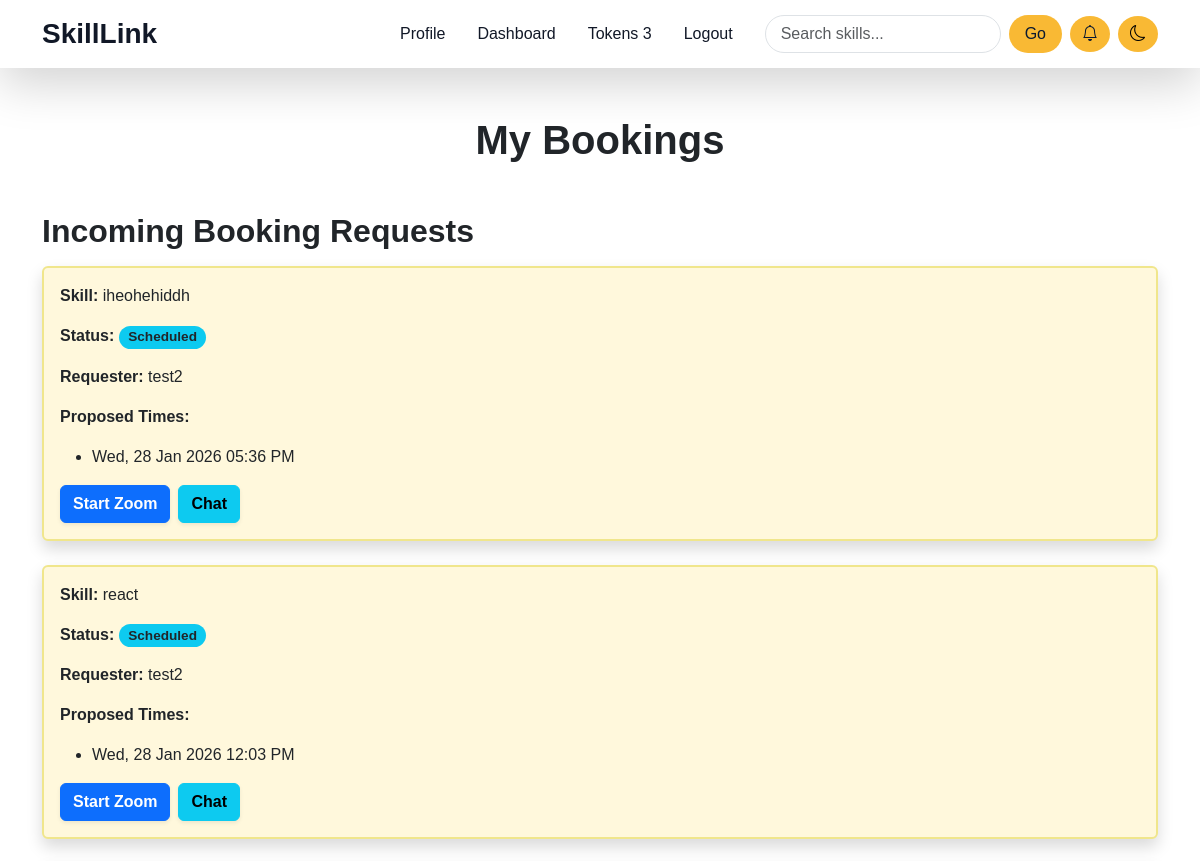
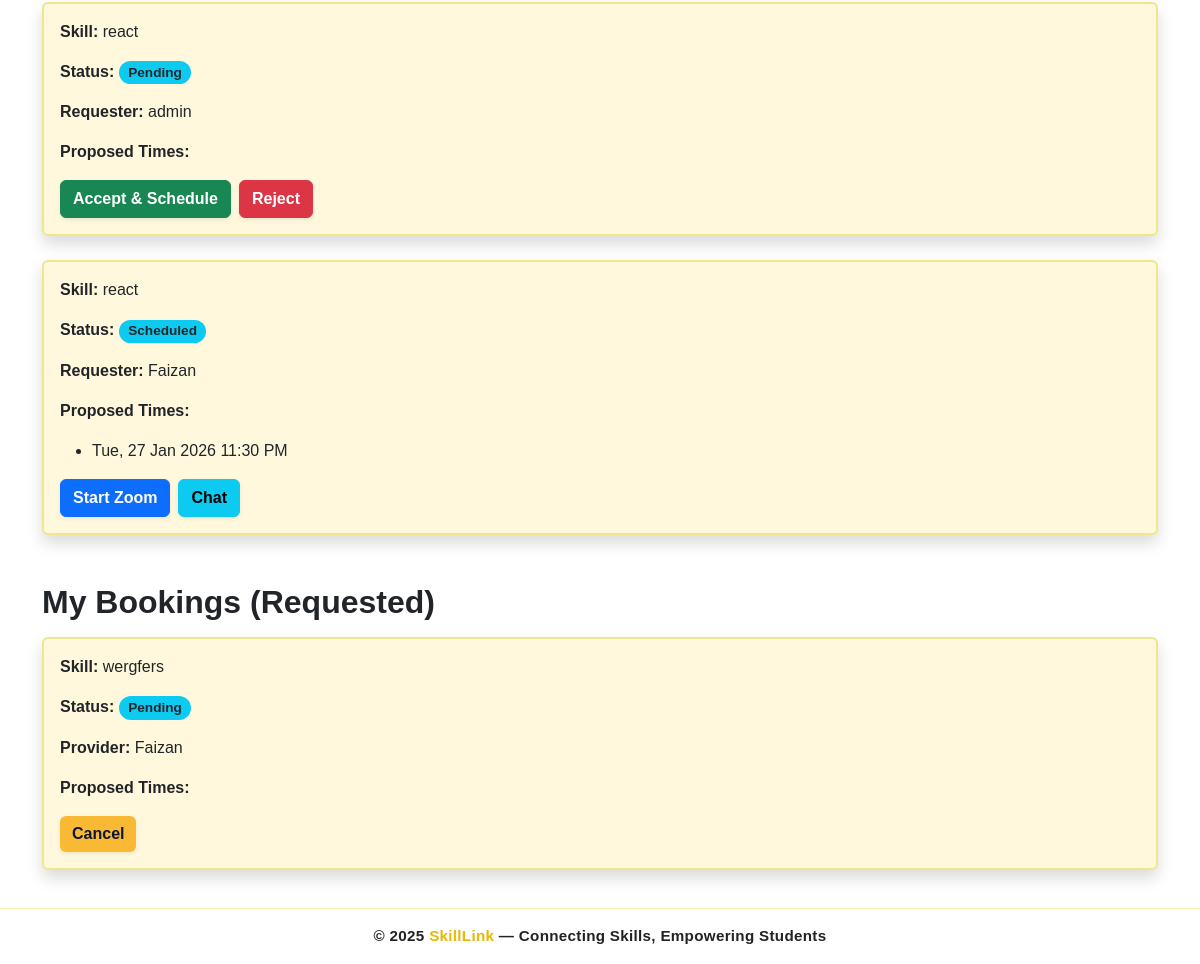
Page /meetings/ (signed in) on the committed database (2 pictures, top to bottom).
### accounts/models.py (models this page shows, shortened)
class Profile(models.Model):
    user = models.OneToOneField(User, on_delete=models.CASCADE)
    bio = models.CharField(max_length=100 ,blank=True, null=True)
    profile_pic = CloudinaryField(
    'image',
    folder='profile_skills',
    blank=True,
    null=True,
    default="https://res.cloudinary.com/dctwxqpeo/image/upload/v1757868228/default_ehmhxs.png"
)
    location = models.CharField(max_length=100, blank=True, null=True)
    languages_spoken = models.CharField(max_length=200, blank=True, null=True)
    tokens_balance = models.PositiveIntegerField(default=0)
    rating = models.FloatField(default=0.0)
    joined_on = models.DateTimeField(default=timezone.now)
    @property
    def token_balance(self):
        totals = Transaction.objects.filter(user=self).values("transaction_type").annotate(total=models.Sum("amount"))
        earned = next((t["total"] for t in totals if t["transaction_type"] == "earned"), 0)
        spent = next((t["total"] for t in totals if t["transaction_type"] == "spent"), 0)
        purchased = next((t["total"] for t in totals if t["transaction_type"] == "purchased"), 0)
        return (purchased + earned) - spent

### mettings/models.py (models this page shows, shortened)
class Booking(models.Model):
    requester = models.ForeignKey(Profile, related_name='bookings_made', on_delete=models.CASCADE)
    provider = models.ForeignKey(Profile, related_name='bookings_received', on_delete=models.CASCADE)
    skill = models.ForeignKey(Skill, on_delete=models.CASCADE)
    status = models.CharField(max_length=10, choices=[
        ('pending','Pending'),
        ('accepted','Accepted'),
        ('rejected','Rejected'),
        ('scheduled','Scheduled'),
        ('cancelled','Cancelled'),
        ('completed','Completed')],
        default='pending'
    )
    tokens_spent = models.PositiveIntegerField(default=0)
    tokens_deducted = models.BooleanField(default=False)
    tokens_scheduled_given = models.BooleanField(default=False)
    tokens_completed_given = models.BooleanField(default=False)
    proposed_time = models.DateTimeField(null=True, blank=True)
    meeting_link = models.URLField(null=True, blank=True)
    host_link = models.URLField(null=True, blank=True)
    requested_at = models.DateTimeField(auto_now_add=True)
    updated_at = models.DateTimeField(auto_now=True)
    meeting_started = models.BooleanField(default=False)
    meeting_started_at = models.DateTimeField(null=True, blank=True)

class BookingHistory(models.Model):
    booking = models.ForeignKey(Booking, related_name="history", on_delete=models.CASCADE)
    proposer = models.ForeignKey(Profile, on_delete=models.CASCADE)
    proposed_time = models.DateTimeField()
    created_at = models.DateTimeField(auto_now_add=True)

### skills/models.py (models this page shows, shortened)
class Skill(models.Model):
    name = models.CharField(max_length=100)
    category = models.CharField(max_length=50, blank=True, null=True)
    skill_icon =CloudinaryField(
    'image',
    folder='skills',
    blank=True,
    null=True,
    default="https://res.cloudinary.com/dctwxqpeo/image/upload/v1762118822/Skills-To-Learn_v7lkgs.png"
)

### mettings/views.py (the view)
# urls.py: path('', booking_list, name='booking_list'),
@login_required
def booking_list(request):
    profile = request.user.profile
    bookings_received = Booking.objects.filter(provider=profile).order_by('-requested_at')
    bookings_made = Booking.objects.filter(requester=profile).order_by('-requested_at')
    return render(request, "booking_list.html", {
        "bookings_received": bookings_received,
        "bookings_made": bookings_made
    })

### mettings/templates/booking_list.html (shortened to what this page needs)
{% extends 'base.html' %}
{% block content %}
<div class="container mt-5 max-w-4xl">
  <h1 class="text-center mb-5 fw-bold text-dark animate__animated animate__fadeInDown">My Bookings</h1>
  <h2 class="text-dark fw-semibold mb-3 animate__animated animate__fadeInLeft">Incoming Booking Requests</h2>
  {% for booking in bookings_received %}
  <div class="card shadow mb-4 animate__animated animate__fadeInUp" id="booking-card-{{ booking.id }}"
    style="border:2px solid #F0E68C; background-color:#FFF8DC; transition: transform 0.3s ease;">
    <div class="card-body">
      <p><strong>Skill:</strong> {{ booking.skill.name }}</p>
      <p><strong>Status:</strong> <span class="badge bg-info text-dark">{{ booking.status|capfirst }}</span></p>
      <p><strong>Requester:</strong> {{ booking.requester.user.get_full_name|default:booking.requester.user.username }}
      </p>
      <p><strong>Proposed Times:</strong></p>
      <ul>
        {% for h in booking.history.all %}
        <li>{{ h.proposed_time|date:"D, d M Y h:i A" }}</li>
        {% endfor %}
      </ul>
      <div class="d-flex flex-wrap gap-2 mt-2">
        {% if booking.status == 'pending' %}
        <a href="{% url 'schedule_meeting' booking.id %}" class="btn btn-success fw-bold shadow-sm">Accept &
          Schedule</a>
        <a href="{% url 'booking_update_status' booking.id 'reject' %}"
          class="btn btn-danger fw-bold shadow-sm">Reject</a>
        {% elif booking.status == 'scheduled' %}
        {% if booking.provider.user == user %}
        <a href="{% url 'start_meeting' booking.id %}" target="_blank" class="btn btn-primary fw-bold shadow-sm">Start
          Zoom</a>
        <a href="{% url 'booking_details' booking.id %}" class="btn btn-info fw-bold shadow-sm">Chat</a>
        {% elif booking.requester.user == user %}
        {% if booking.meeting_started %}
        <a href="{{ booking.meeting_link }}" target="_blank" class="btn btn-success fw-bold shadow-sm">Join Zoom</a>
        {% else %}
        <p class="text-dark fw-semibold">Waiting for host to start the meeting...</p>
        {% endif %}
        {% endif %}
        {% endif %}
      </div>
    </div>
  </div>
  {% empty %}
  <p class="text-dark mb-4">No incoming bookings.</p>
  {% endfor %}
  <h2 class="text-dark fw-semibold mb-3 mt-5 animate__animated animate__fadeInLeft">My Bookings (Requested)</h2>
  {% for booking in bookings_made %}
  <div class="card shadow mb-4 animate__animated animate__fadeInUp" id="booking-card-{{ booking.id }}"
    style="border:2px solid #F0E68C; background-color:#FFF8DC; transition: transform 0.3s ease;">
    <div class="card-body">
      <p><strong>Skill:</strong> {{ booking.skill.name }}</p>
      <p><strong>Status:</strong> <span class="badge bg-info text-dark">{{ booking.status|capfirst }}</span></p>
      <p><strong>Provider:</strong> {{ booking.provider.user.get_full_name|default:booking.provider.user.username }}</p>
      <p><strong>Proposed Times:</strong></p>
      <div class="d-flex flex-wrap gap-2 mt-2">
        {% if booking.status == 'pending' %}
        <a href="{% url 'booking_update_status' booking.id 'cancel' %}"
          class="btn btn-warning fw-bold shadow-sm">Cancel</a>
        {% endif %}
      </div>
    </div>
  </div>
  {% empty %}
  <p class="text-dark">No bookings made yet.</p>
  {% endfor %}
</div>
<link rel="stylesheet" href="https://cdnjs.cloudflare.com/ajax/libs/animate.css/4.1.1/animate.min.css" />
{% endblock %}

### templates/base.html (shortened to what this page needs)
{% load tz %}
<!DOCTYPE html>
<html lang="en">
<head>
  <link href="https://cdn.jsdelivr.net/npm/bootstrap@5.3.3/dist/css/bootstrap.min.css" rel="stylesheet" />
  <link rel="stylesheet" href="https://cdnjs.cloudflare.com/ajax/libs/animate.css/4.1.1/animate.min.css" />
  <link href="https://cdn.jsdelivr.net/npm/bootstrap-icons@1.10.5/font/bootstrap-icons.css" rel="stylesheet" />
  <link href="https://cdn.jsdelivr.net/npm/bootstrap-icons@1.10.5/font/bootstrap-icons.css" rel="stylesheet" />
</head>
<body>
  <nav class="navbar navbar-expand-lg navbar-light bg-white shadow-lg sticky-top" id="mainNavbar">
    <div class="container">
      <a class="navbar-brand fw-bold fs-3 text-warning" href="{% url 'index' %}">SkillLink</a>
      <div class="d-flex align-items-center order-lg-3 gap-2">
        <div class="dropdown">
          <button class="btn btn-warning rounded-circle position-relative" type="button" id="notificationBell"
            data-bs-toggle="dropdown" aria-expanded="false">
            <i class="bi bi-bell"></i>
          </button>
        </div>
        <button id="dark-mode-toggle" class="btn btn-warning btn-outline-warning rounded-circle">
          <i class="bi bi-moon"></i>
        </button>
      </div>
      <div class="collapse navbar-collapse order-lg-2" id="navbarNav">
        <ul class="navbar-nav ms-auto align-items-center">
          {% if user.is_authenticated %}
          <li class="nav-item mx-2">
            <a class="nav-link position-relative" href="{% url 'profile' %}">Profile</a>
          </li>
          <li class="nav-item mx-2">
            <a class="nav-link position-relative" href="{% url 'dashboard' %}">Dashboard</a>
          </li>
          <li class="nav-item mx-2">
            <a class="nav-link position-relative" href="{% url 'token_balance' %}">
              Tokens {{ user.profile.token_balance }}
            </a>
          </li>
          <li class="nav-item mx-2">
            <a class="nav-link" href="{% url 'logout' %}">Logout</a>
          </li>
          {% endif %}
        </ul>
        <form class="d-flex ms-lg-3 me-lg-2 mt-3 mt-lg-0" method="GET" action="{% url 'skill_list' %}">
          <input class="form-control me-2 rounded-pill search-input" type="search" placeholder="Search skills..."
            aria-label="Search" name="q" />
          <button class="btn btn-warning rounded-pill px-3" type="submit">
            Go
          </button>
        </form>
      </div>
    </div>
  </nav>
  <main>{% block content %}{% endblock %}</main>
  <footer class="footer mt-auto py-3 text-center">
    <div class="container">
      <p class="mb-0 fw-semibold">
        © {{ current_year|default:2025 }}
        <span class="brand">SkillLink</span> — Connecting Skills, Empowering
        Students
      </p>
    </div>
  </footer>
</body>
</html>

### templates/base.html (style rules this page uses)
:root { --primary-color: #f9b934; --primary-dark: #c68a14; --secondary-color: #0a1931; --accent-color: #1e3a8a; --background-color: #f8fafc; --text-color: #111827; --muted-text: #6b7280; --light-bg: #e2e8f0; }
body { background-color: var(--background-color); color: var(--text-color); font-family: "Poppins", sans-serif; transition: all 0.3s ease; padding-bottom: 70px; }
.btn-warning { background-color: var(--primary-color); border: none; color: var(--secondary-color); transition: 0.3s; }
a { color: var(--accent-color); text-decoration: none; transition: 0.2s; }
#dark-mode-toggle { color: black; background: #f9b934; }
:root { --primary-color: #f9b934; --primary-dark: #c68a14; --background-color: #ffffff; --text-color: #111827; --navbar-bg: #ffffff; --nav-text: #111827; --follower-color: rgba(249, 185, 52, 0.3); }
body { background-color: var(--background-color); color: var(--text-color); transition: background-color 0.3s ease, color 0.3s ease; overflow-x: hidden; }
.navbar { background-color: var(--navbar-bg) !important; transition: background-color 0.3s ease; }
.navbar .nav-link, .navbar .navbar-brand { color: var(--nav-text) !important; transition: color 0.3s ease; }
.nav-link { position: relative; font-weight: 500; color: #000000ff !important; transition: color 0.3s ease; }
.search-input { border-radius: 50px; padding-left: 15px; transition: all 0.3s ease; }
.footer { background: rgba(255, 255, 255, 0.85); backdrop-filter: blur(10px); border-top: 1px solid rgba(255, 215, 0, 0.3); position: fixed; bottom: 0; left: 0; width: 100%; color: #222; font-family: "Poppins", sans-serif; z-index: 1000; transition: all 0.4s ease; }
.footer p { margin: 0; font-size: 0.95rem; letter-spacing: 0.3px; }
.footer .brand { color: #e6b800; font-weight: 700; transition: color 0.3s ease; }

### mettings/templates/booking_list.html (style rules this page uses)
.btn { transition: transform 0.3s ease, box-shadow 0.3s ease; }
.badge { font-size: 0.85rem; border-radius: 12px; padding: 0.35em 0.7em; transition: transform 0.2s ease, box-shadow 0.2s ease; }
.animate__animated { --animate-duration: 0.8s; }

### rows in the picture
Booking: skill.name "iheohehiddh", status "Scheduled", requester.user.get_full_name "test2", shows "Start Zoom"
BookingHistory: proposed_time "Wed, 28 Jan 2026 05:36 PM"
Booking: skill.name "react", status "Scheduled", requester.user.get_full_name "test2", shows "Start Zoom"
BookingHistory: proposed_time "Wed, 28 Jan 2026 12:03 PM"
Booking: skill.name "react", status "Pending", requester.user.get_full_name "admin", shows "Accept & Schedule"
Booking: skill.name "react", status "Scheduled", requester.user.get_full_name "Faizan", shows "Start Zoom"
BookingHistory: proposed_time "Tue, 27 Jan 2026 11:30 PM"
Booking: skill.name "wergfers", status "Pending", provider.user.get_full_name "Faizan", shows "Cancel"

### other values in the picture
{{ user.profile.token_balance }} "3"
{{ current_year|default:2025 }} "2025"
